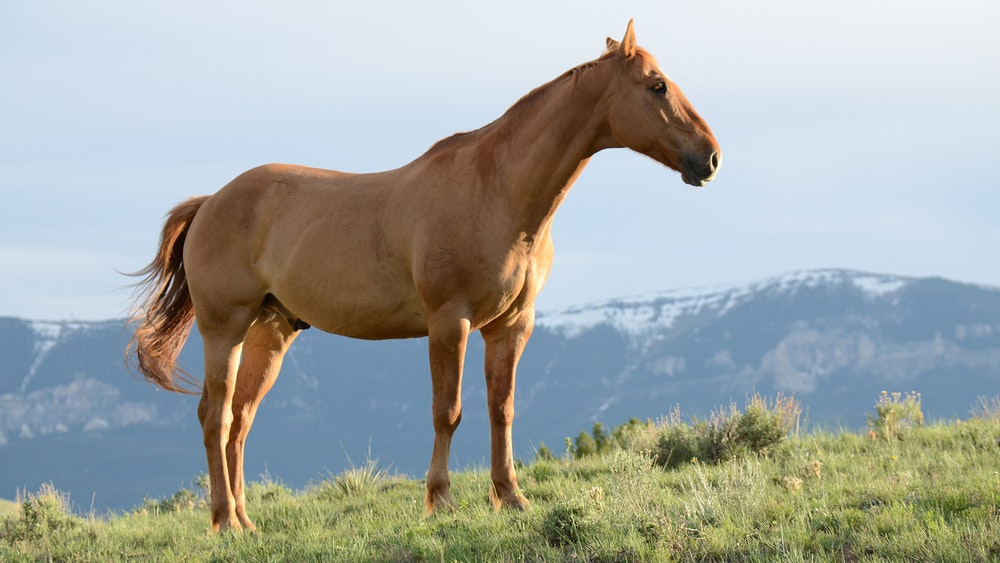
#> input picture content/Module_2/horse1-2.jpg, 1000 x 563 px
$ jupyter execute --allow-errors problem_2.ipynb
#> lines starting #> are read from the running program, lines starting #| are printed output that depends on the picture; after the words box and inside, x2 and y2 are one past the last pixel; in counts of white or black regions, pixels touching at a corner belong together; long printed decimals are rounded
[cell 1]
import numpy as np
import cv2
import matplotlib.pyplot as plt
from skimage import io, transform, color
import scipy.ndimage as ndi
from skimage.filters import threshold_multiotsu
from sklearn.cluster import k_means

[cell 2]
#img = cv2.imread('./horse1-2.jpg')
img = io.imread('./horse1-2.jpg')
#> img is the input picture: shape (563, 1000, 3); mean R, G, B 162.4, 167.7, 163.2
print(img.dtype, img.shape)
#| uint8 (563, 1000, 3)
plt.figure(figsize=(12,6))
plt.imshow(img)
plt.title("Original image")
plt.savefig("original_image.png")

[cell 3]
import warnings
warnings.filterwarnings('ignore')

img_rescaled = transform.rescale(img, 1/3)
print(img_rescaled.shape)
#| (188, 333, 1)
plt.figure(figsize=(12,6))
plt.imshow(img_rescaled)
plt.title("Downsampled image")
plt.savefig("downsampled_image.png")

[cell 4]
img_gray = color.rgb2gray(img)*255
print(img_gray.shape)
#| (563, 1000)
plt.figure(figsize=(12,6))
plt.imshow(img_gray, cmap='gray')
plt.title("Original image grayscale")
plt.savefig("original_image_grayscale.png")

[cell 5]
img_bw = np.where(img_gray > 0.5*255, 1., 0.)
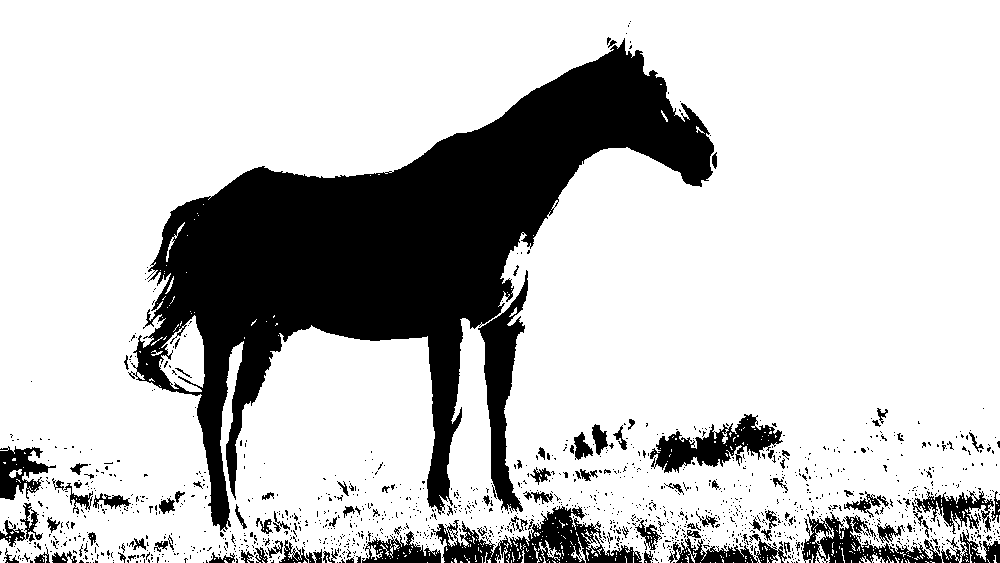
#> img_bw: shape (563, 1000) float64; values 0 (black) and 1 (white), 78% white; 1379 black regions (1273 under 20 px), largest, box (x1, y1, x2, y2) and area: (128, 38, 714, 532) 89834, (431, 506, 642, 563) 4939, (478, 270, 528, 513) 4632
print(img_bw.shape)
#| (563, 1000)
plt.figure(figsize=(12,6))
plt.imshow(img_bw, cmap='gray')
plt.title("Black and white image, p=0.5")
plt.savefig("bw_image.png")

[cell 6]
plt.figure(figsize=(12,6))
plt.hist(img_gray.ravel(), bins = 256, color='black')
plt.title("Grayscale histogram")
plt.savefig("grayscale_histogram.png")
#> figure, not shown here; tallest bar 22664 high, from x = 217.9 to 218.9

[cell 7]
# Transformations

# linear
img_linear = 255 - img_gray

# log
c1 = 20
c2 = 40
img_log1 = c1 * np.log(img_gray+1)
img_log2 = c2 * np.log(img_gray+1)

# thresholding
img_bw1 = np.where(img_gray > 100, 1., 0.)
#> img_bw1: shape (563, 1000) float64; values 0 (black) and 1 (white), 83.2% white; 1101 black regions (1025 under 20 px), largest, box (x1, y1, x2, y2) and area: (147, 43, 713, 527) 78529, (479, 278, 528, 511) 4193, (650, 432, 729, 471) 1466
img_bw2 = np.where(img_gray > 150, 1., 0.)
#> img_bw2: shape (563, 1000) float64; values 0 (black) and 1 (white), 56.8% white; 1127 black regions (1039 under 20 px), largest, box (x1, y1, x2, y2) and area: (0, 29, 715, 563) 171075, (512, 279, 1000, 496) 38542, (662, 463, 1000, 563) 14037

# histogram shift
L = 25
U = 225
s = 50
img_shift = np.piecewise(img_gray,
                         [img_gray > U-s, ((img_gray > L-s) & (img_gray <= U-s)), img_gray <= L-s],
                         [U, lambda x: x + s, L])

# histogram stretch
print("original contrast: ", img_gray.max() - img_gray.min())
#| original contrast:  254.067
lam = 200
img_stretch = lam*(img_gray - img_gray.min()) / (img_gray.max() - img_gray.min())
print("new contrast: ", img_stretch.max() - img_stretch.min())
#| new contrast:  200.0

[cell 8]
# plotting transformations

plt.figure(figsize=(25,25))
plt.subplot(7, 1, 1)
plt.imshow(img_linear, cmap='gray')
plt.title("Linear transformation")

plt.subplot(7, 1, 2)
plt.imshow(img_log1, cmap='gray')
plt.title("Log transformation, c=20")

plt.subplot(7, 1, 3)
plt.imshow(img_log2, cmap='gray')
plt.title("Log transformation, c=40")

plt.subplot(7, 1, 4)
plt.imshow(img_bw1, cmap='gray')
plt.title("Thresholding, p=100")

plt.subplot(7, 1, 5)
plt.imshow(img_bw2, cmap='gray')
plt.title("Thresholding, p=150")

plt.subplot(7, 1, 6)
plt.imshow(img_shift, cmap='gray')
plt.title("Histogram shift, L=25, U=225, s=50")

plt.subplot(7, 1, 7)
plt.imshow(img_stretch, cmap='gray')
plt.title("Histogram stretch, $\lambda$=200")

plt.tight_layout()

plt.savefig("transformations.png")

[cell 9]
# plotting transformations

plt.figure(figsize=(10,30))
plt.subplot(7, 1, 1)
plt.hist(img_linear.ravel(), bins = 256, color='black')
plt.title("Linear transformation histogram")

plt.subplot(7, 1, 2)
plt.hist(img_log1.ravel(), bins = 256, color='black')
plt.title("Log transformation, c=20 histogram")

plt.subplot(7, 1, 3)
plt.hist(img_log2.ravel(), bins = 256, color='black')
plt.title("Log transformation, c=40 histogram")

plt.subplot(7, 1, 4)
plt.hist(img_bw1.ravel(), bins = 256, color='black')
plt.title("Thresholding, p=100 histogram")

plt.subplot(7, 1, 5)
plt.hist(img_bw2.ravel(), bins = 256, color='black')
plt.title("Thresholding, p=150 histogram")

plt.subplot(7, 1, 6)
plt.hist(img_shift.ravel(), bins = 256, color='black')
plt.title("Histogram shift, L=25, U=225, s=50 histogram")

plt.subplot(7, 1, 7)
plt.hist(img_stretch.ravel(), bins = 256, color='black')
plt.title("Histogram stretch, $\lambda$=200 histogram")

plt.tight_layout()
plt.savefig("transformations_histograms.png")
#> figure, not shown here; panel 1: tallest bar 22664 high, from x = 36.09 to 37.08; panel 2: tallest bar 68893 high, from x = 107.7 to 108.1; panel 3: tallest bar 68893 high, from x = 215.4 to 216.2; panel 4: tallest bar 468311 high, from x = 0.996 to 1

[cell 10]
img_noisy = img_gray + np.random.normal(loc=0.0, scale=10., size=(img_gray.shape))
plt.figure(figsize=(24,12))
plt.subplot(2, 1, 1)
plt.imshow(img_noisy, cmap='gray')
plt.title("Noisy image")

mask = (1/9)*np.ones(shape=(3,3))
print(mask)
img_denoised = ndi.convolve(img_noisy, mask)
plt.subplot(2, 1, 2)
plt.imshow(img_denoised, cmap='gray')
plt.title("Denoised image")

plt.savefig("denoised_image.png")

[cell 11]
plt.figure(figsize=(24,12))
plt.subplot(2, 1, 1)
plt.imshow(img)
plt.title("Original image")

mask = np.array([[-1, -1, -1],
                 [-1, 9, -1],
                 [-1, -1, -1]])
print(mask)
'''img_sharp_r = ndi.convolve(img[:,:,0], mask)
img_sharp_g = ndi.convolve(img[:,:,1], mask)
img_sharp_b = ndi.convolve(img[:,:,2], mask)
img_sharp = np.dstack((img_sharp_r, img_sharp_g, img_sharp_b))'''
img_sharp = cv2.filter2D(src=img, ddepth=-1, kernel=mask)
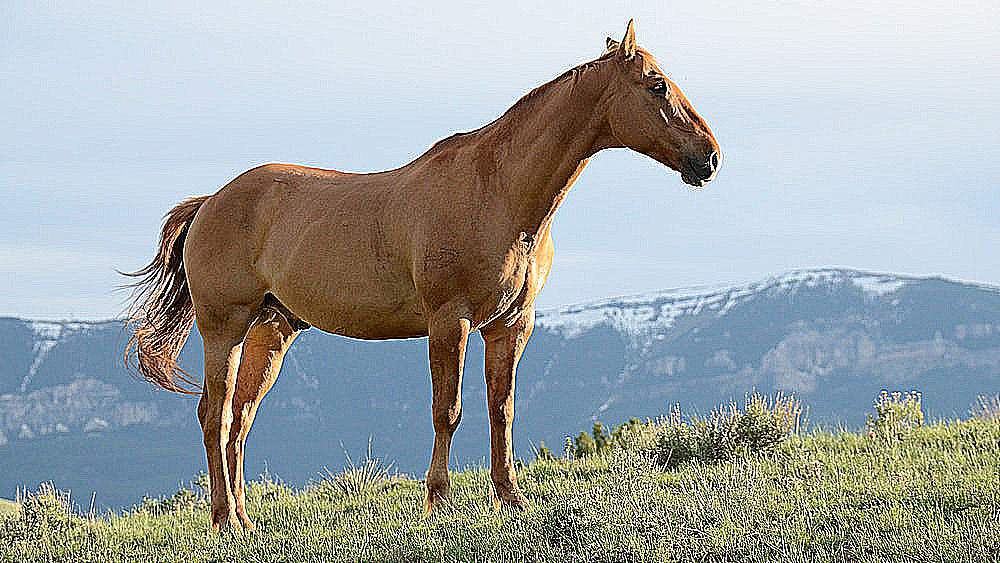
#> img_sharp: shape (563, 1000, 3); mean R, G, B 160.5, 166.4, 165.7
plt.subplot(2, 1, 2)
plt.imshow(img_sharp)
plt.title("Sharpened image")

plt.savefig("sharpened_image.png")

#> (a cell that did not finish here is left out)

[cell 13]
# multi-Otsu

plt.figure(figsize=(16,16))
for level in range(2, 6):
    thresholds = threshold_multiotsu(img_gray, level)
    regions = np.digitize(img_gray, bins=thresholds)
    plt.subplot(4, 1, level - 1)
    plt.imshow(regions, cmap='gray')
    plt.title(f"Otsu's method segmentation, level={level}")
#> this loop made 4 passes
#> thresholds on passes 1 to 4: [166.8], [111.2, 183.7], [106.3, 153.9, 196.6], [75.5, 115.2, 155.9, 197.6]
#> pass 2, `regions = np.digitize(img_gray, bins=thresholds)`:
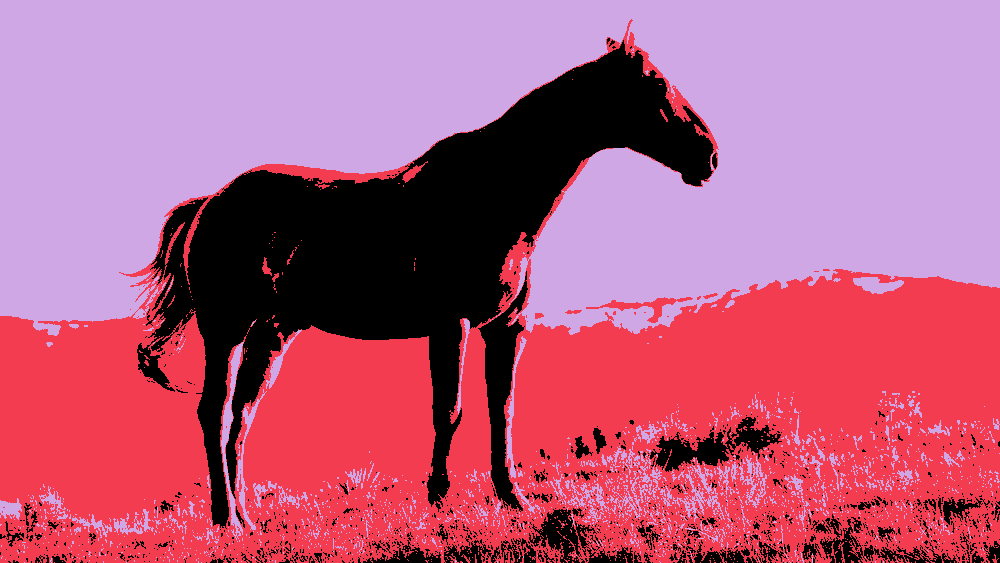
#> regions: shape (563, 1000) int64; 3 distinct labels, from 0 to 2; one colour per label, 0 black
#> pass 3, `regions = np.digitize(img_gray, bins=thresholds)`:
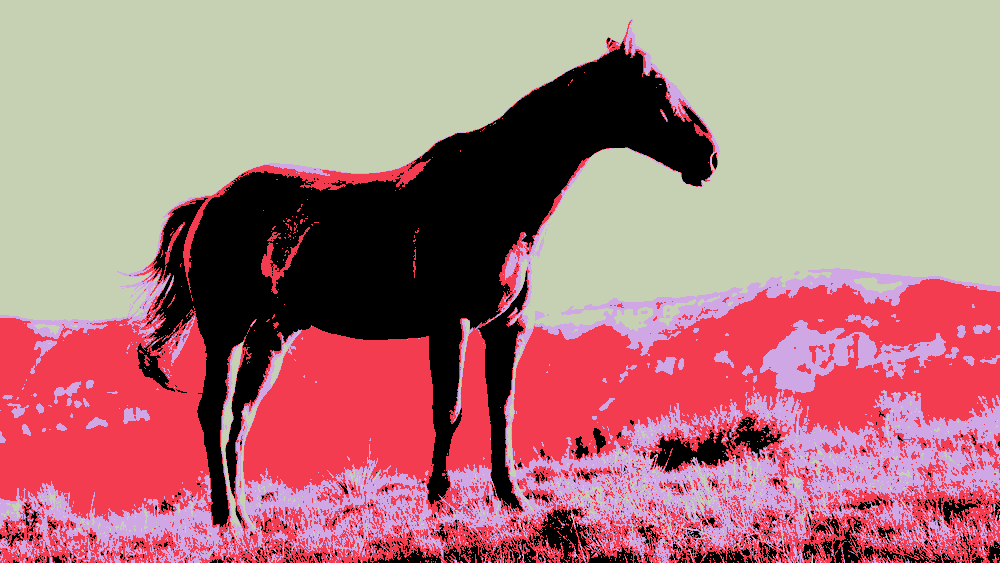
#> regions: shape (563, 1000) int64; 4 distinct labels, from 0 to 3; one colour per label, 0 black

plt.tight_layout()
plt.savefig("otsu.png")
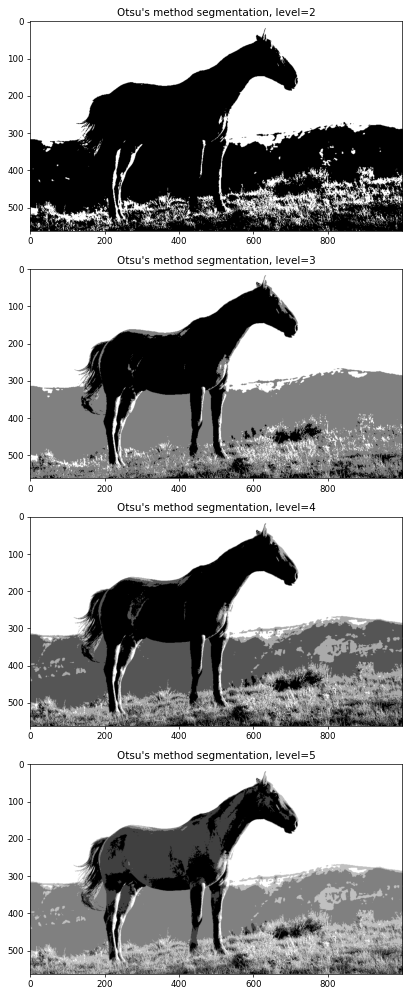
#> figure drawn by matplotlib, 4 panels

#> (a cell that did not finish here is left out)

[cell 15]
# k means clustering

X = img.reshape(-1,img.shape[2]).astype(float)

Ks = [2, 3, 4, 5]

plt.figure(figsize=(16,16))
for k in Ks:
    centers, L,_ = k_means(X, k)
    Y = L.reshape(*img.shape[:2])

    plt.subplot(4, 1, k - 1)
    plt.imshow(Y)
    plt.title(f'K-means, k={k}')
#> this loop made 4 passes
#> centers on pass 1: [[211, 223, 232.1], [123.9, 124, 108.7]]
#> pass 1, `Y = L.reshape(*img.shape[:2])`:
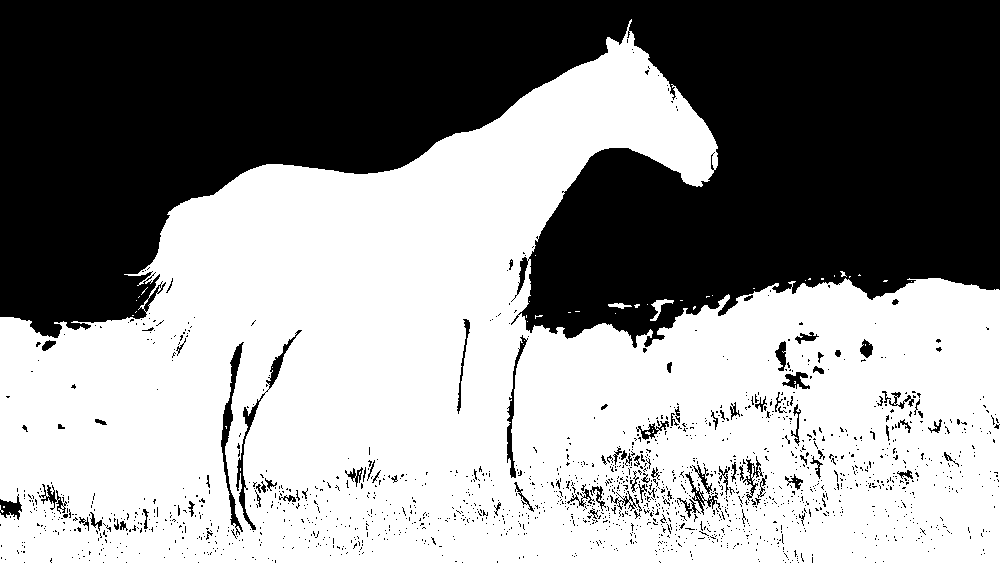
#> Y: shape (563, 1000) int32; values 0 (black) and 1 (white), 55.9% white; 1705 black regions (1608 under 20 px), largest, box (x1, y1, x2, y2) and area: (0, 0, 1000, 348) 234812, (221, 342, 244, 535) 979, (236, 330, 302, 530) 951
#> pass 2, `Y = L.reshape(*img.shape[:2])`:
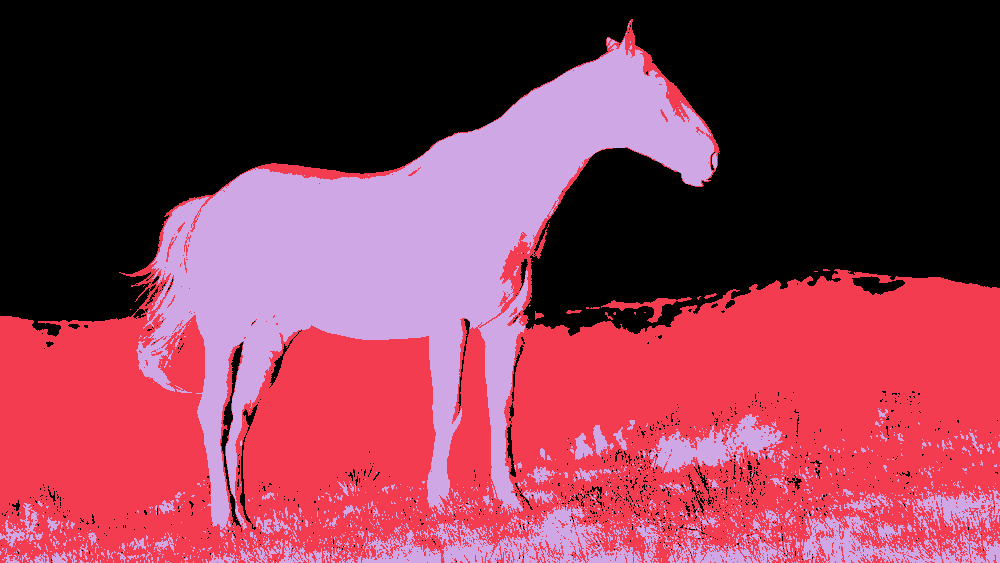
#> Y: shape (563, 1000) int32; 3 distinct labels, from 0 to 2; one colour per label, 0 black

plt.tight_layout()
plt.savefig("kmeans.png")

[cell 16]
# Sobel edge detection

op = np.array([[1, 2, 1],
               [ 0, 0, 0],
               [-1, -2, -1]])/10
x_mask = op.T
y_mask = op
fx = ndi.convolve(img_gray, x_mask, mode='nearest')
fy = ndi.convolve(img_gray, y_mask, mode='nearest')

f = np.square(fx) + np.square(fy)

print(f.max())
#| 7153.933

plt.figure(figsize=(16,16))
for i, t in enumerate([100, 300, 500, 1000]):
    plt.subplot(4, 1, i+1)
    plt.imshow(f > t, cmap='gray')
    plt.title(f'Sobel edge detector, threshold={t}')

plt.tight_layout()
plt.savefig("sobel.png")

[cell 17]
# Prewitt edge detection

op = np.array([[1, 1, 1],
               [ 0, 0, 0],
               [-1, -1, -1]])/10
x_mask = op.T
y_mask = op
fx = ndi.convolve(img_gray, x_mask, mode='nearest')
fy = ndi.convolve(img_gray, y_mask, mode='nearest')

f = np.square(fx) + np.square(fy)

print(f.max())
#| 3984.510

plt.figure(figsize=(16,16))
for i, t in enumerate([100, 300, 500, 1000]):
    plt.subplot(4, 1, i+1)
    plt.imshow(f > t, cmap='gray')
    plt.title(f'Prewitt edge detector, threshold={t}')

plt.tight_layout()
plt.savefig("prewitt.png")
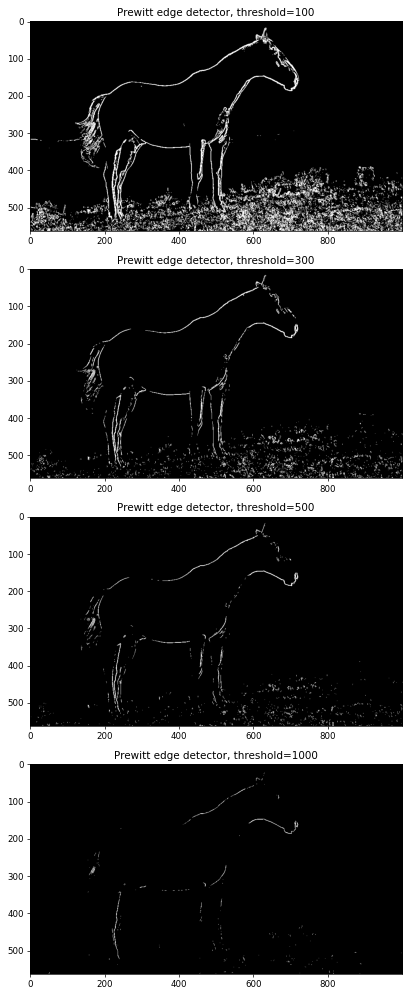
#> figure drawn by matplotlib, 4 panels
